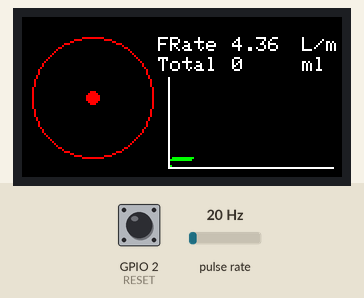
The sketch below on a simulated ESP32. On the bench: 160×80 colour display. Wiring (inferred from the names in the program): pulse sensor: data GPIO 36. The inputs (shaded band) are chosen by the test bench; at power-on: pulse rate 20 Hz, GPIO 2 (RESET) LOW. What the sketch prints to the serial monitor is not drawn.

Above: at 1.3 s.
1.4 s: pulse rate (sensor on GPIO 36) set to 196 Hz
At 2.6 s:
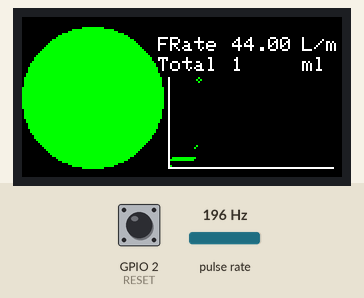
3.6 s: pulse rate (sensor on GPIO 36) set to 4 Hz
At 4.12 s:
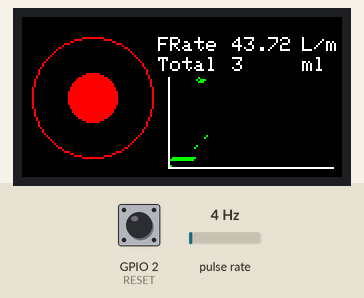
5.5 s: GPIO 2 (RESET) pulled HIGH for 0.15 s
At 5.64 s:
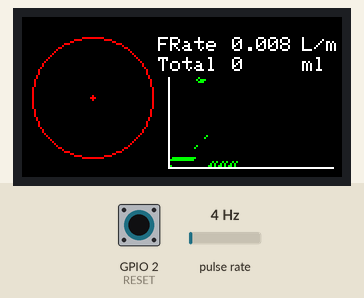
6.2 s: GPIO 2 (RESET) pulled HIGH for 1 s
At 6.25 s:
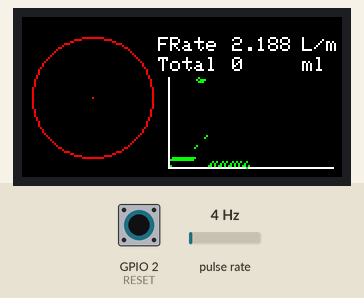
7.8 s: pulse rate (sensor on GPIO 36) set to 50 Hz
At 8.02 s:
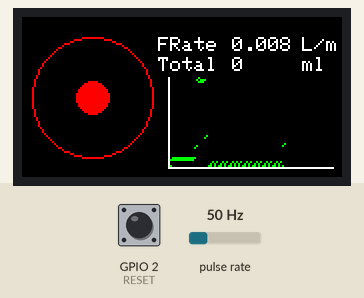
Timing chart, 0 to 10.4 s (numbered marks = the images above; inputs shaded):
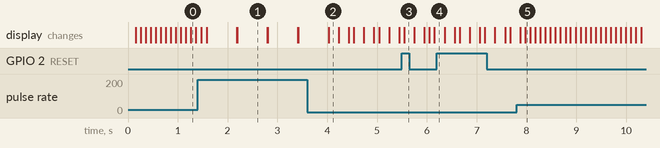

Measured:
- what the display in image 1 shows lasts 0.6 s, from 2.2 s to 2.8 s

The sketch:

Interactive_Lung.ino
```cpp
#include <M5StickC.h>

#define SENSOR  36
#define RESET 2
long currentMillis = 0;
long previousMillis = 0;
int interval = 100;
boolean ledState = LOW;
float calibrationFactor = 4.5;
volatile byte pulseCount;
byte pulse1Sec = 0;
float flowRate;
unsigned int flowMilliLitres;
unsigned long totalMilliLitres;

float s2 = 0;
float s1 = 30;
float max1 = 37;
float min1 = 0;
float y = 0;

int timmer = 0;
int xpoint = 0;
int ypoint = 0;

void IRAM_ATTR pulseCounter()
{
  pulseCount++;
}


// the setup routine runs once when M5StickC starts up
void setup(){
  // Initialize the M5StickC object
  M5.begin();
  Serial.begin(115200);

  pinMode(SENSOR, INPUT);
  pinMode(RESET, INPUT);
  M5.Lcd.setRotation(3);
  M5.Lcd.setCursor(45, 30);
  M5.Lcd.setTextSize(1);


  pulseCount = 0;
  flowRate = 0.0;
  flowMilliLitres = 0;
  totalMilliLitres = 0;
  previousMillis = 0;

  attachInterrupt(digitalPinToInterrupt(SENSOR), pulseCounter, FALLING);

  // LCD display

  /*
   // text print
  M5.Lcd.fillScreen(BLACK);

  M5.Lcd.setTextColor(WHITE);

  M5.Lcd.printf("Display Test!");

   */
}

// the loop routine runs over and over again forever
void loop() {


  currentMillis = millis();
  if (currentMillis - previousMillis > interval) {

    pulse1Sec = pulseCount;
    pulseCount = 0;

    flowRate = ((1000.0 / (millis() - previousMillis)) * pulse1Sec) / calibrationFactor;
    previousMillis = millis();
    flowMilliLitres = (flowRate / 60) * 1000;
    totalMilliLitres += flowMilliLitres;

    //Serial.print("Flow rate: ");
    Serial.print(int(flowRate));  // Print the integer part of the variable
    //Serial.print("L/min");
    Serial.print("\t");       // Print tab space

    // Print the cumulative total of litres flowed since starting
    //Serial.print("Output Liquid Quantity: ");
    //Serial.print(totalMilliLitres);
    //Serial.print("mL / ");
    //Serial.println(totalMilliLitres / 1000);
    //Serial.print(SENSOR);
    //Serial.println("L");
    //M5.Lcd.setCursor(50, 60);
    //M5.Lcd.print(flowRate);
    //M5.Lcd.setCursor(45, 45);
    //M5.Lcd.print(totalMilliLitres / 1000);
    y = (((s1 - s2)/(max1 - min1))*(flowRate - min1) + s2);
    M5.Lcd.drawCircle(35, 40, 30, RED);
    M5.Lcd.drawLine(73, 75, 155, 75, WHITE); //Xaxis line
    M5.Lcd.drawLine(73, 30, 73, 75, WHITE); //Yaxis line
    M5.Lcd.fillCircle(35, 40, y, RED);
    //M5.Lcd.drawPixel(int16_t x, int16_t y, BLUE);
    ypoint = int(flowRate);
    /*
    while( xpoint < 155 && ypoint < 75){

    }
    */
    //M5.Lcd.drawPixel(xpoint + 73, 75 - ypoint, GREEN);
    M5.Lcd.drawLine(int(xpoint + 74), int(74 - ypoint), int(xpoint + 73), int(75 - ypoint), GREEN);
      // delay(200);
       xpoint = xpoint + 1;
/*
    if (xpoint == 155){

    }
*/
    if (xpoint == 100){
      M5.Lcd.fillRect(74, 30, 85, 45, BLACK);
      xpoint = 0;
      ypoint = 0;
    }


    if (y >= 30){
      M5.Lcd.fillCircle(35, 40, y, GREEN);
    }
    delay(90);
    M5.Lcd.fillCircle(35, 40, y, BLACK);
    if (y >= 30){
      M5.Lcd.fillCircle(35, 40, y, GREEN);
      delay(500);
      M5.Lcd.fillCircle(35, 40, y, BLACK);
    }
    M5.Lcd.setCursor(68, 10);
    M5.Lcd.setTextSize(1);
    M5.Lcd.print("FRate");
    M5.Lcd.setCursor(68, 20);
    M5.Lcd.print("Total");
    M5.Lcd.setCursor(105, 10);
    M5.Lcd.setTextSize(1);
    M5.Lcd.print(flowRate);
    M5.Lcd.setCursor(105, 20);
    M5.Lcd.print(totalMilliLitres / 1000);
    M5.Lcd.setCursor(140, 10);
    M5.Lcd.print("L/m");
    M5.Lcd.setCursor(140, 20);
    M5.Lcd.print("ml");
    if (digitalRead(RESET) == 1){
      totalMilliLitres =0;
      M5.Lcd.setCursor(105, 20);
      M5.Lcd.print(totalMilliLitres/1000);
    }

  }
}
```
